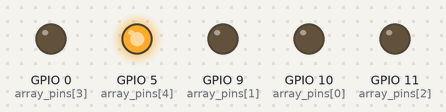
The program below on a simulated Raspberry Pi (BCM pin numbers). Shown: output pins drawn as LEDs (lit = HIGH). What the program prints to the terminal is not drawn.

Above: at 1.0 s.
At 2.2 s:
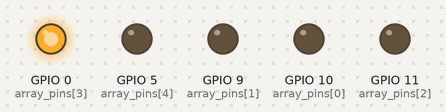
At 3.5 s:
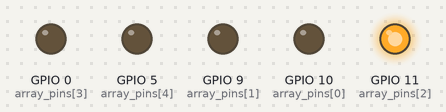
At 5.0 s:
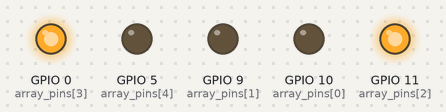
Timing chart, 0 to 7.2 s (numbered marks = the images above):
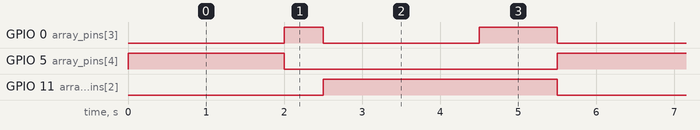

Measured:
- by itself, GPIO 0 (array_pins[3]): repeats every 5.5 s: LOW 2.0 s, HIGH 1.0 s, LOW 2.0 s, HIGH 0.50 s
- by itself, GPIO 5 (array_pins[4]): alternates HIGH for 2.0 s and LOW for 3.5 s
- by itself, GPIO 11 (array_pins[2]): alternates HIGH for 3.0 s and LOW for 2.5 s

The program:

traffic-lights.py
```python
"""led-array.py - demo script for LED array GPIO circuit.

See led.md for details.

Press Ctrl+c to exit.
"""

import RPi.GPIO as GPIO
import time

print (__doc__)

import RPi.GPIO as GPIO
import time

array_pins = [10, 9, 11, 0, 5]

red = 11
yellow = 0
green = 5

GPIO.setmode(GPIO.BCM)
for pin in array_pins:
  GPIO.setup(pin, GPIO.OUT)
  GPIO.output(pin, GPIO.LOW)

time_ryg = [(2.0, 0, 0, 1),
            (0.5, 0, 1, 0),
            (2.0, 1, 0, 0),
            (1.0, 1, 1, 0)]

try:
  while True:
    for s in time_ryg:
      GPIO.output(red, s[1])
      GPIO.output(yellow, s[2])
      GPIO.output(green, s[3])
      time.sleep(s[0])

except KeyboardInterrupt:
  GPIO.cleanup()

except Exception as e:
  print (str(e))
  GPIO.cleanup()
```
